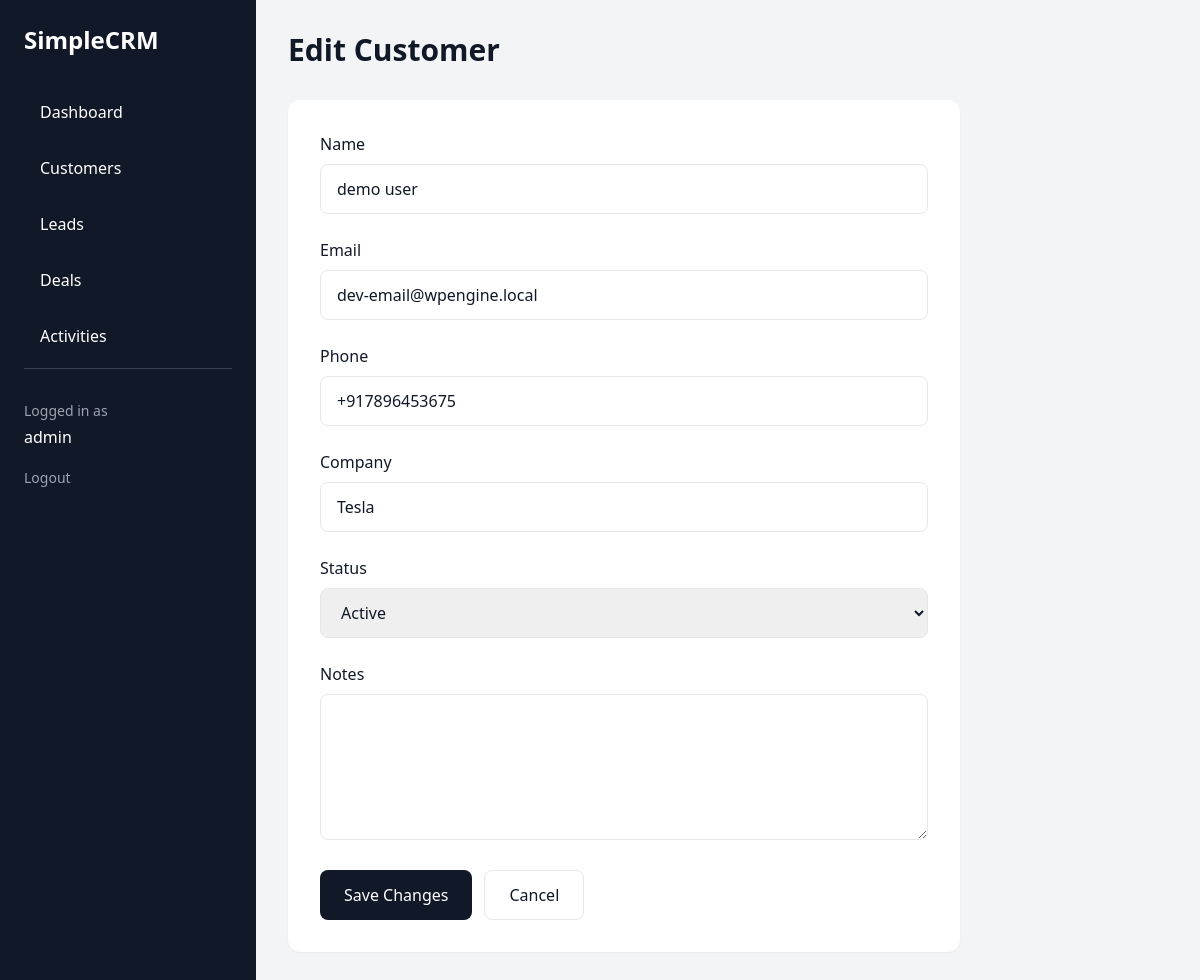
Screenshot of /customers/2/edit/ (signed in) with the database file from the repository.
### crm/models.py (models this page shows, shortened)
class Customer(models.Model):
    STATUS_CHOICES = [
        ("active", "Active"),
        ("inactive", "Inactive"),
    ]
    name = models.CharField(max_length=150)
    email = models.EmailField(blank=True)
    phone = models.CharField(max_length=30, blank=True)
    company = models.CharField(max_length=150, blank=True)
    notes = models.TextField(blank=True)
    status = models.CharField(
        max_length=20,
        choices=STATUS_CHOICES,
        default="active"
    )
    owner = models.ForeignKey(
    User,
    on_delete=models.SET_NULL,
    null=True,
    blank=True,
    related_name="customers",
    )
    created_at = models.DateTimeField(auto_now_add=True)
    updated_at = models.DateTimeField(auto_now=True)

### crm/views.py (the view, shortened to what this page needs)
@login_required
def customer_edit(request, pk):
    if is_manager_or_admin(request.user):
        customer = get_object_or_404(
            Customer,
            pk=pk
        )
    else:
        customer = get_object_or_404(
            Customer,
            pk=pk,
            owner=request.user
        )
    return render(
        request,
        "crm/customers/form.html",
        {"customer": customer}
    )

### crm/views.py (called while the page is built)
def is_manager_or_admin(user):
    return user.is_superuser or user.is_staff

### crm/templates/crm/customers/form.html (shortened to what this page needs)
{% extends "crm/base.html" %}
{% block content %}
<div class="max-w-2xl">
    <h2 class="text-3xl font-bold mb-8">
        {% if customer %}
            Edit Customer
        {% else %}
            Add Customer
        {% endif %}
    </h2>
    <form method="POST" class="bg-white p-8 rounded-xl shadow-sm">
        <div class="space-y-6">
            <div>
                <label class="block mb-2 font-medium">
                    Name
                </label>
                <input
                    type="text"
                    name="name"
                    required
                    value="{{ customer.name|default:'' }}"
                    class="w-full border rounded-lg px-4 py-3"
                >
            </div>
            <div>
                <label class="block mb-2 font-medium">
                    Email
                </label>
                <input
                    type="email"
                    name="email"
                    value="{{ customer.email|default:'' }}"
                    class="w-full border rounded-lg px-4 py-3"
                >
            </div>
            <div>
                <label class="block mb-2 font-medium">
                    Phone
                </label>
                <input
                    type="text"
                    name="phone"
                    value="{{ customer.phone|default:'' }}"
                    class="w-full border rounded-lg px-4 py-3"
                >
            </div>
            <div>
                <label class="block mb-2 font-medium">
                    Company
                </label>
                <input
                    type="text"
                    name="company"
                    value="{{ customer.company|default:'' }}"
                    class="w-full border rounded-lg px-4 py-3"
                >
            </div>
            <div>
                <label class="block mb-2 font-medium">
                    Status
                </label>
                <select
                    name="status"
                    class="w-full border rounded-lg px-4 py-3"
                >
                    <option
                        value="active"
                        {% if customer.status == "active" or not customer %}
                            selected
                        {% endif %}
                    >
                        Active
                    </option>
                </select>
            </div>
            <div>
                <label class="block mb-2 font-medium">
                    Notes
                </label>
                <textarea
                    name="notes"
                    rows="5"
                    class="w-full border rounded-lg px-4 py-3"
                >{{ customer.notes|default:'' }}</textarea>
            </div>
            <div class="flex gap-3">
                <button
                    type="submit"
                    class="bg-gray-900 text-white px-6 py-3 rounded-lg"
                >
                    {% if customer %}
                        Save Changes
                    {% else %}
                        Create Customer
                    {% endif %}
                </button>
                <a
                    href="{% url 'customer_list' %}"
                    class="px-6 py-3 border rounded-lg"
                >
                    Cancel
                </a>
            </div>
        </div>
    </form>
</div>
{% endblock %}

### crm/templates/crm/base.html (shortened to what this page needs)
<!DOCTYPE html>
<html lang="en">
<head>
    <script src="https://cdn.tailwindcss.com"></script>
</head>
<body class="bg-gray-100 text-gray-900">
    <div class="flex min-h-screen">
        <aside class="w-64 bg-gray-900 text-white p-6">
            <h1 class="text-2xl font-bold mb-8">
                SimpleCRM
            </h1>
            <nav class="space-y-2">
                <a href="{% url 'dashboard' %}"
                   class="block px-4 py-3 rounded-lg hover:bg-gray-800">
                    Dashboard
                </a>
                <a href="{% url 'customer_list' %}"
                    class="block px-4 py-3 rounded-lg hover:bg-gray-800">
                        Customers
                </a>
                <a
    href="{% url 'lead_list' %}"
    class="block px-4 py-3 rounded-lg hover:bg-gray-800"
>
    Leads
</a>
                <a
    href="{% url 'deal_list' %}"
    class="block px-4 py-3 rounded-lg hover:bg-gray-800"
>
    Deals
</a>
                <a
    href="{% url 'activity_list' %}"
    class="block px-4 py-3 rounded-lg hover:bg-gray-800"
>
    Activities
</a>
<div class="mt-auto pt-8 border-t border-gray-700">
    <p class="text-sm text-gray-400">
        Logged in as
    </p>
    <p class="font-medium mt-1">
        {{ request.user.username }}
    </p>
    <form
        method="POST"
        action="{% url 'logout' %}"
        class="mt-4"
    >
        <button
            type="submit"
            class="text-sm text-gray-400 hover:text-white"
        >
            Logout
        </button>
    </form>
</div>
            </nav>
        </aside>
        <main class="flex-1 p-8">
            {% block content %}
            {% endblock %}
        </main>
    </div>
</body>
</html>

### rows the page displays
Customer: name "demo user", email "dev-email@wpengine.local", phone "+917896453675", company "Tesla", status "Active"

### other values shown
{{ request.user.username }} "admin"
